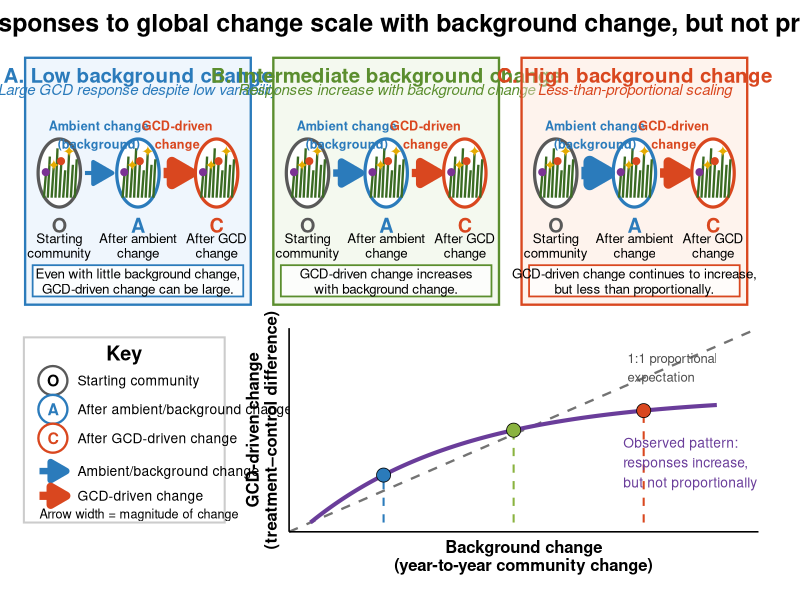
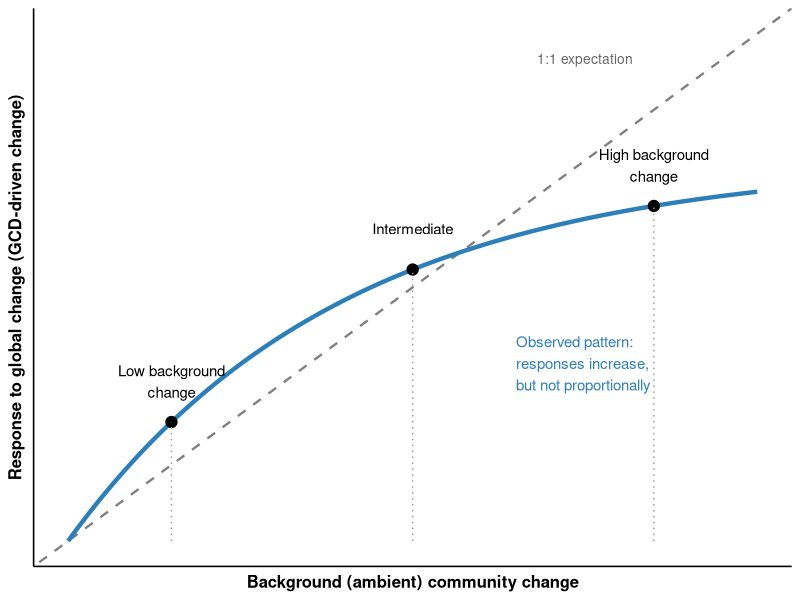
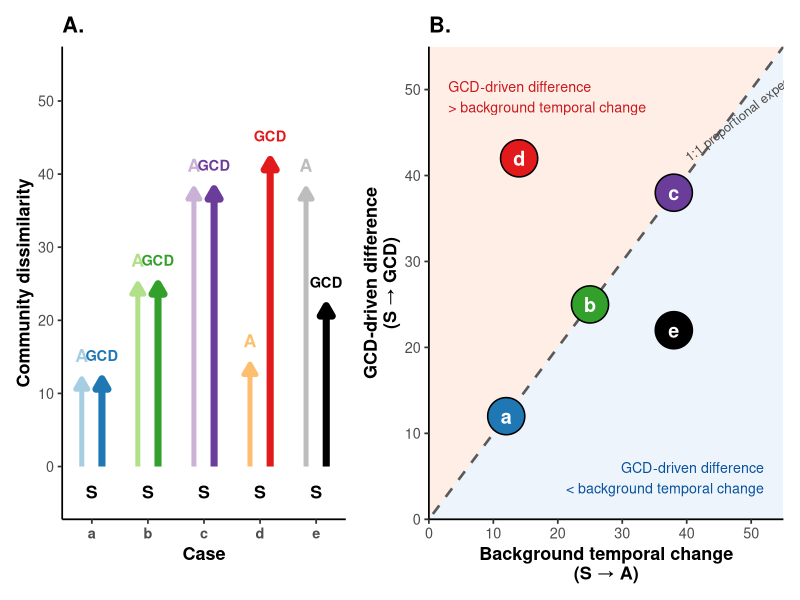
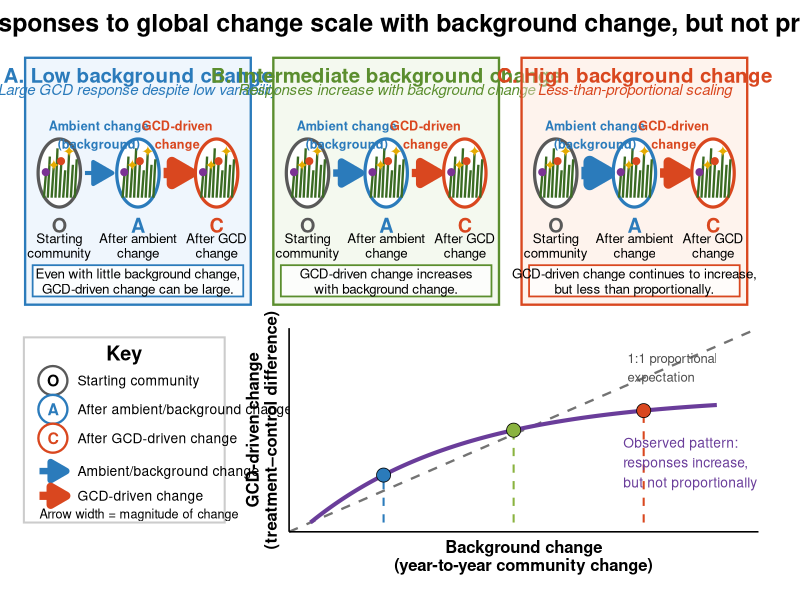
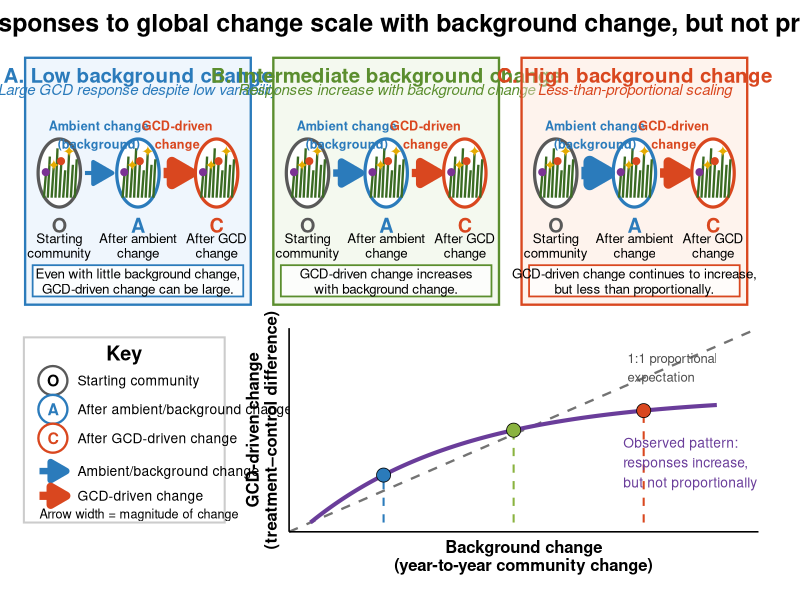
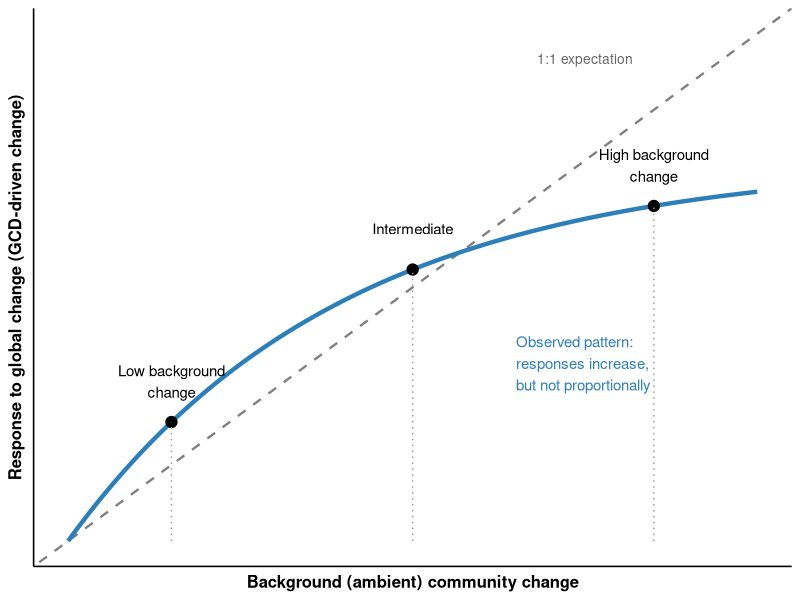
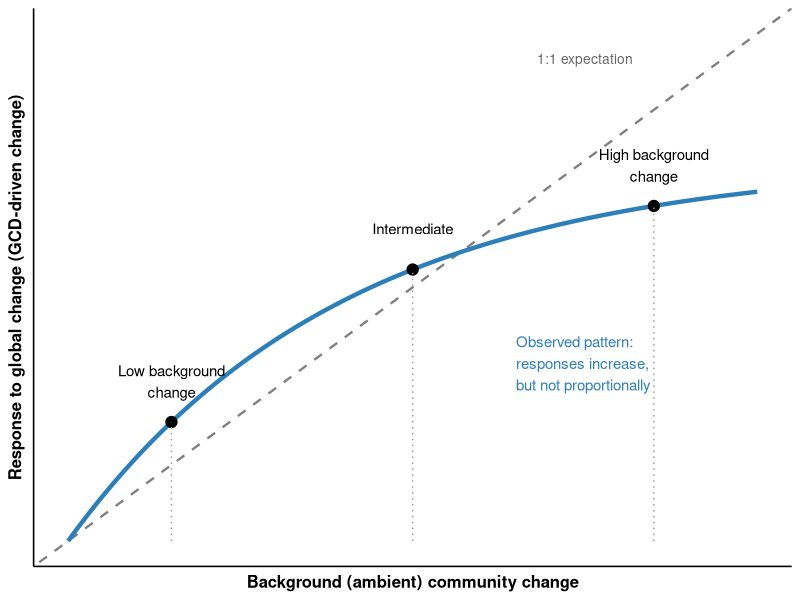
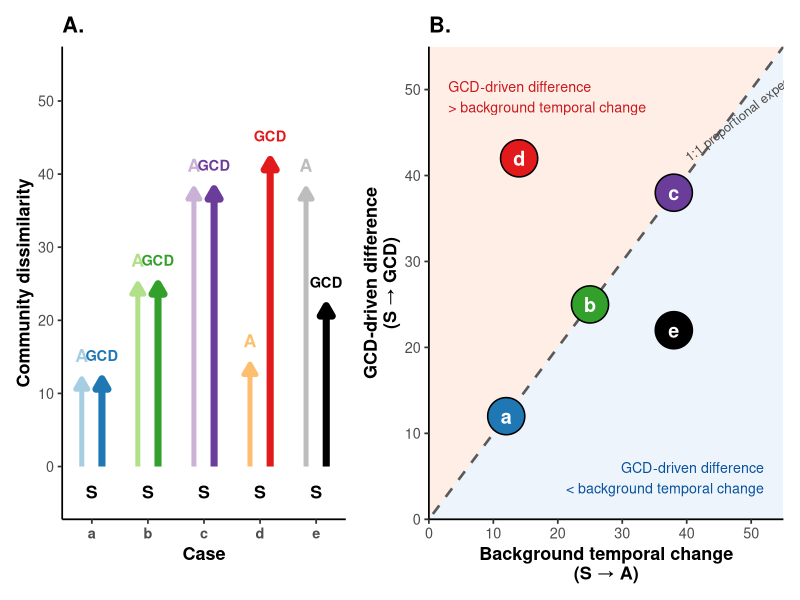

The R script that drew these images, in order:
# ============================================================
# Conceptual figure: ambient change vs. GCD-driven change
# ============================================================

# Install if needed
# install.packages(c("ggplot2", "patchwork", "grid", "ggforce", "dplyr"))
install.packages("scales")
install.packages("ggplot2")

# then restart R / RStudio completely
# Session > Restart R

library(ggplot2)
library(ggplot2)
library(patchwork)
library(grid)
library(ggforce)
library(dplyr)

# ----------------------------
# Colors
# ----------------------------
col_start <- "grey35"
col_ambient <- "#2B7BBB"
col_gcd <- "#D9471F"
col_low <- "#DCEBFA"
col_mid <- "#E7F2DC"
col_high <- "#FCE5D8"

# ----------------------------
# Helper function for community panel
# ----------------------------
make_panel <- function(title, subtitle, ambient_arrow_size, gcd_arrow_size,
                       fill_col, border_col, note, note_bold_col) {
  
  circles <- data.frame(
    x = c(1, 3.3, 5.6),
    y = c(2.4, 2.4, 2.4),
    lab = c("O", "A", "C"),
    sub = c("Starting\ncommunity", "After ambient\nchange", "After GCD\nchange"),
    border = c(col_start, col_ambient, col_gcd)
  )
  
  plants <- expand.grid(
    circle = 1:3,
    stem = 1:9
  ) %>%
    mutate(
      x_center = rep(c(1, 3.3, 5.6), each = 9),
      x = x_center + rep(seq(-0.45, 0.45, length.out = 9), 3),
      y0 = 1.95,
      y1 = y0 + rep(c(0.45, 0.75, 0.55, 0.9, 0.65, 0.5, 0.8, 0.6, 0.7), 3),
      flower = rep(c("●", "", "✦", "", "●", "", "✦", "", ""), 3),
      flower_col = rep(c("#7B3294", "#4D9221", "#E6AB02", "#4D9221",
                         "#D9471F", "#4D9221", "#E6AB02", "#4D9221", "#4D9221"), 3)
    )
  
  ggplot() +
    # panel background
    annotate("rect", xmin = 0, xmax = 6.6, ymin = 0, ymax = 4.5,
             fill = fill_col, color = border_col, linewidth = 0.8, alpha = 0.45) +
    
    # title
    annotate("text", x = 3.3, y = 4.18, label = title,
             fontface = "bold", size = 5.2, color = border_col) +
    annotate("text", x = 3.3, y = 3.92, label = subtitle,
             fontface = "italic", size = 3.8, color = border_col) +
    
    # circles
    geom_circle(
      data = circles,
      aes(x0 = x, y0 = y, r = 0.62, color = border),
      fill = "white",
      linewidth = 1.1,
      inherit.aes = FALSE
    ) +
    scale_color_identity() +
    
    # plant stems
    geom_segment(data = plants,
                 aes(x = x, xend = x + 0.06, y = y0, yend = y1),
                 color = "#3A6B22", linewidth = 0.8) +
    geom_text(data = plants %>% filter(flower != ""),
              aes(x = x + 0.06, y = y1 + 0.05, label = flower, color = flower_col),
              size = 4, show.legend = FALSE) +
  
    
    # arrows
    annotate("segment", x = 1.75, xend = 2.55, y = 2.4, yend = 2.4,
             arrow = arrow(length = unit(0.22, "inches"), type = "closed"),
             linewidth = ambient_arrow_size, color = col_ambient) +
    annotate("segment", x = 4.05, xend = 4.85, y = 2.4, yend = 2.4,
             arrow = arrow(length = unit(0.22, "inches"), type = "closed"),
             linewidth = gcd_arrow_size, color = col_gcd) +
    
    # arrow labels
    annotate("text", x = 2.15, y = 3.1, label = "Ambient change\n(background)",
             size = 3.2, color = col_ambient, fontface = "bold") +
    annotate("text", x = 4.45, y = 3.1, label = "GCD-driven\nchange",
             size = 3.2, color = col_gcd, fontface = "bold") +
    
    # O A C labels
    geom_text(data = circles, aes(x = x, y = 1.45, label = lab),
              fontface = "bold", size = 5, color = circles$border) +
    geom_text(data = circles, aes(x = x, y = 1.08, label = sub),
              size = 3.4, lineheight = 0.9) +
    
    # note box
    annotate("rect", xmin = 0.22, xmax = 6.38, ymin = 0.15, ymax = 0.72,
             fill = "white", color = border_col, alpha = 0.75, linewidth = 0.6) +
    annotate("text", x = 3.3, y = 0.43, label = note,
             size = 3.4, color = "black", lineheight = 0.95) +
    
    coord_cartesian(xlim = c(0, 6.6), ylim = c(0, 4.5), clip = "off") +
    theme_void()
}

# ----------------------------
# Three top panels
# ----------------------------
p1 <- make_panel(
  title = "A. Low background change",
  subtitle = "Large GCD response despite low variability",
  ambient_arrow_size = 1.4,
  gcd_arrow_size = 3.5,
  fill_col = col_low,
  border_col = col_ambient,
  note = "Even with little background change,\nGCD-driven change can be large.",
  note_bold_col = col_ambient
)

p2 <- make_panel(
  title = "B. Intermediate background change",
  subtitle = "Responses increase with background change",
  ambient_arrow_size = 2.5,
  gcd_arrow_size = 2.8,
  fill_col = col_mid,
  border_col = "#5B8E2E",
  note = "GCD-driven change increases\nwith background change.",
  note_bold_col = "#5B8E2E"
)

p3 <- make_panel(
  title = "C. High background change",
  subtitle = "Less-than-proportional scaling",
  ambient_arrow_size = 4.2,
  gcd_arrow_size = 3.2,
  fill_col = col_high,
  border_col = col_gcd,
  note = "GCD-driven change continues to increase,\nbut less than proportionally.",
  note_bold_col = col_gcd
)

# ----------------------------
# Legend
# ----------------------------
legend_plot <- ggplot() +
  annotate("rect", xmin = 0, xmax = 4.5, ymin = 0, ymax = 4.5,
           fill = "white", color = "grey80", linewidth = 0.7) +
  annotate("text", x = 2.25, y = 4.12, label = "Key",
           fontface = "bold", size = 5) +
  annotate("point", x = 0.65, y = 3.45, size = 9, shape = 21,
           fill = "white", color = col_start, stroke = 1.2) +
  annotate("text", x = 0.65, y = 3.45, label = "O", fontface = "bold", size = 4) +
  annotate("text", x = 1.2, y = 3.45, label = "Starting community",
           hjust = 0, size = 3.5) +
  annotate("point", x = 0.65, y = 2.75, size = 9, shape = 21,
           fill = "white", color = col_ambient, stroke = 1.2) +
  annotate("text", x = 0.65, y = 2.75, label = "A", fontface = "bold",
           color = col_ambient, size = 4) +
  annotate("text", x = 1.2, y = 2.75, label = "After ambient/background change",
           hjust = 0, size = 3.5) +
  annotate("point", x = 0.65, y = 2.05, size = 9, shape = 21,
           fill = "white", color = col_gcd, stroke = 1.2) +
  annotate("text", x = 0.65, y = 2.05, label = "C", fontface = "bold",
           color = col_gcd, size = 4) +
  annotate("text", x = 1.2, y = 2.05, label = "After GCD-driven change",
           hjust = 0, size = 3.5) +
  annotate("segment", x = 0.35, xend = 0.95, y = 1.25, yend = 1.25,
           arrow = arrow(length = unit(0.18, "inches"), type = "closed"),
           linewidth = 2.2, color = col_ambient) +
  annotate("text", x = 1.2, y = 1.25, label = "Ambient/background change",
           hjust = 0, size = 3.5) +
  annotate("segment", x = 0.35, xend = 0.95, y = 0.65, yend = 0.65,
           arrow = arrow(length = unit(0.18, "inches"), type = "closed"),
           linewidth = 2.8, color = col_gcd) +
  annotate("text", x = 1.2, y = 0.65, label = "GCD-driven change",
           hjust = 0, size = 3.5) +
  annotate("text", x = 0.35, y = 0.22,
           label = "Arrow width = magnitude of change",
           hjust = 0, size = 3.2) +
  coord_cartesian(xlim = c(0, 4.5), ylim = c(0, 4.5), clip = "off") +
  theme_void()

# ----------------------------
# Bottom relationship plot
# ----------------------------
curve_dat <- data.frame(
  x = seq(0, 1, length.out = 200)
) %>%
  mutate(y = 0.72 * (1 - exp(-2.6 * x)))

points_dat <- data.frame(
  x = c(0.18, 0.50, 0.82),
  y = 0.72 * (1 - exp(-2.6 * c(0.18, 0.50, 0.82))),
  group = c("Low", "Intermediate", "High"),
  col = c(col_ambient, "#8AB33F", col_gcd)
)

relationship_plot <- ggplot(curve_dat, aes(x, y)) +
  geom_abline(slope = 1, intercept = 0, linetype = "dashed",
              color = "grey45", linewidth = 0.8) +
  geom_line(color = "#6A3D9A", linewidth = 1.4) +
  geom_segment(data = points_dat,
               aes(x = x, xend = x, y = 0, yend = y, color = col),
               linetype = "dashed", linewidth = 0.7, show.legend = FALSE) +
  geom_point(data = points_dat,
             aes(x = x, y = y, fill = col),
             shape = 21, size = 4.5, color = "black", stroke = 0.4,
             show.legend = FALSE) +
  scale_color_identity() +
  scale_fill_identity() +
  annotate("text", x = 0.78, y = 0.88, label = "1:1 proportional\nexpectation",
           size = 3.3, color = "grey30", hjust = 0) +
  annotate("text", x = 0.77, y = 0.34,
           label = "Observed pattern:\nresponses increase,\nbut not proportionally",
           size = 3.5, color = "#6A3D9A", hjust = 0) +
  labs(
    x = "Background change\n(year-to-year community change)",
    y = "GCD-driven change\n(treatment–control difference)"
  ) +
  coord_cartesian(xlim = c(0, 1.05), ylim = c(0, 1.05), clip = "off") +
  theme_classic(base_size = 12) +
  theme(
    axis.text = element_blank(),
    axis.ticks = element_blank(),
    axis.title = element_text(face = "bold"),
    plot.margin = margin(8, 20, 8, 8)
  )

# ----------------------------
# Assemble final figure
# ----------------------------
top_row <- p1 + p2 + p3 + plot_layout(widths = c(1, 1, 1))

bottom_row <- legend_plot + relationship_plot + plot_layout(widths = c(0.8, 1.7))

final_fig <- top_row / bottom_row +
  plot_layout(heights = c(1.2, 0.9)) +
  plot_annotation(
    title = "Community responses to global change scale with background change, but not proportionally",
    theme = theme(
      plot.title = element_text(face = "bold", size = 18, hjust = 0.5),
      plot.margin = margin(10, 10, 10, 10)
    )
  )

# Show figure
final_fig

# ----------------------------
# Save figure
# ----------------------------
ggsave(
  filename = "conceptual_background_GCD_change_figure.png",
  plot = final_fig,
  width = 13,
  height = 8,
  dpi = 300
)

ggsave(
  filename = "conceptual_background_GCD_change_figure.pdf",
  plot = final_fig,
  width = 13,
  height = 8
)

###VERSION 2 Much Simpler####
# install.packages("ggplot2") if needed
library(ggplot2)

# ----------------------------
# Data for curve
# ----------------------------
curve_dat <- data.frame(
  x = seq(0, 1, length.out = 200)
)

# sublinear/saturating relationship
curve_dat$y <- 0.75 * (1 - exp(-2.5 * curve_dat$x))

# example points for labeling regions
points_dat <- data.frame(
  x = c(0.15, 0.5, 0.85),
  y = 0.75 * (1 - exp(-2.5 * c(0.15, 0.5, 0.85))),
  label = c("Low background\nchange",
            "Intermediate",
            "High background\nchange")
)

# ----------------------------
# Plot
# ----------------------------
p <- ggplot(curve_dat, aes(x, y)) +
  
  # 1:1 line
  geom_abline(
    slope = 1,
    intercept = 0,
    linetype = "dashed",
    color = "grey50",
    linewidth = 0.8
  ) +
  
  # observed curve
  geom_line(
    color = "#2C7FB8",
    linewidth = 1.5
  ) +
  
  # points
  geom_point(
    data = points_dat,
    aes(x = x, y = y),
    size = 3.5
  ) +
  
  # vertical dashed guides
  geom_segment(
    data = points_dat,
    aes(x = x, xend = x, y = 0, yend = y),
    linetype = "dotted",
    color = "grey60"
  ) +
  
  # labels for regions
  geom_text(
    data = points_dat,
    aes(x = x, y = y, label = label),
    nudge_y = 0.08,
    size = 3.8
  ) +
  
  # annotations
  annotate(
    "text",
    x = 0.75,
    y = 0.95,
    label = "1:1 expectation",
    color = "grey40",
    size = 3.5
  ) +
  
  annotate(
    "text",
    x = 0.65,
    y = 0.35,
    label = "Observed pattern:\nresponses increase,\nbut not proportionally",
    color = "#2C7FB8",
    size = 3.8,
    hjust = 0
  ) +
  
  # axes
  labs(
    x = "Background (ambient) community change",
    y = "Response to global change (GCD-driven change)"
  ) +
  
  # clean theme
  theme_classic(base_size = 12) +
  theme(
    axis.title = element_text(face = "bold"),
    axis.text = element_blank(),
    axis.ticks = element_blank()
  ) +
  
  coord_cartesian(
    xlim = c(0, 1),
    ylim = c(0, 1)
  )

# show plot
p

# save
ggsave("conceptual_figure_simple.png", p, width = 6, height = 5, dpi = 300)
ggsave("conceptual_figure_simple.pdf", p, width = 6, height = 5)


####Two panels, with one following original idea more
library(ggplot2)
library(patchwork)
library(dplyr)

# -----------------------------
# Scenario data
# -----------------------------
scenarios <- tibble::tibble(
  case = factor(c("a", "b", "c", "d", "e"),
                levels = c("a", "b", "c", "d", "e")),
  ambient_change = c(12, 25, 38, 14, 38),
  gcd_change     = c(12, 25, 38, 42, 22)
)

# -----------------------------
# Case-specific colors
# light = ambient arrow
# dark  = GCD arrow / point
# -----------------------------
scenario_cols <- tibble::tibble(
  case = factor(c("a", "b", "c", "d", "e"),
                levels = c("a", "b", "c", "d", "e")),
  ambient_col = c("#A6CEE3", "#B2DF8A", "#CAB2D6", "#FDBF6F", "#BDBDBD"),
  gcd_col     = c("#1F78B4", "#33A02C", "#6A3D9A", "#E31A1C", "#000000")
)

scenarios_a <- scenarios %>%
  left_join(scenario_cols, by = "case") %>%
  mutate(
    x = as.numeric(case),
    x_A = x - 0.18,
    x_GCD = x + 0.18,
    S = 0,
    A_height = ambient_change,
    GCD_height = gcd_change
  )

# -----------------------------
# Panel A
# -----------------------------
panel_a <- ggplot(scenarios_a) +
  
  # Ambient arrow: S -> A
  geom_segment(
    aes(x = x_A, xend = x_A, y = S, yend = A_height, color = ambient_col),
    linewidth = 1.7,
    arrow = arrow(length = unit(0.12, "inches"), type = "closed")
  ) +
  
  # GCD arrow: S -> GCD
  geom_segment(
    aes(x = x_GCD, xend = x_GCD, y = S, yend = GCD_height, color = gcd_col),
    linewidth = 2.4,
    arrow = arrow(length = unit(0.12, "inches"), type = "closed")
  ) +
  
  # S labels
  geom_text(
    aes(x = x, y = S, label = "S"),
    nudge_y = -3.5,
    size = 4.5,
    fontface = "bold",
    color = "black"
  ) +
  
  # A labels
  geom_text(
    aes(x = x_A, y = A_height, label = "A", color = ambient_col),
    nudge_y = 3.2,
    size = 4.5,
    fontface = "bold"
  ) +
  
  # GCD labels
  geom_text(
    aes(x = x_GCD, y = GCD_height, label = "GCD", color = gcd_col),
    nudge_y = 3.2,
    size = 3.7,
    fontface = "bold"
  ) +
  
  scale_x_continuous(
    breaks = 1:5,
    labels = levels(scenarios_a$case),
    expand = expansion(mult = c(0.08, 0.08))
  ) +
  
  scale_y_continuous(
    limits = c(-6, 55),
    breaks = seq(0, 50, 10),
    expand = expansion(mult = c(0.02, 0.04))
  ) +
  
  scale_color_identity() +
  
  labs(
    x = "Case",
    y = "Community dissimilarity",
    title = "A."
  ) +
  
  theme_classic(base_size = 13) +
  theme(
    plot.title = element_text(face = "bold"),
    axis.title = element_text(face = "bold"),
    axis.text.x = element_text(face = "bold"),
    panel.grid = element_blank(),
    legend.position = "none"
  )

# -----------------------------
# Panel B
# -----------------------------
panel_b <- ggplot(scenarios_a, aes(x = ambient_change, y = gcd_change)) +
  
  # Shaded region where GCD > ambient
  annotate(
    "polygon",
    x = c(0, 55, 0),
    y = c(0, 55, 55),
    fill = "#FEE0D2",
    alpha = 0.55
  ) +
  
  # Shaded region where GCD < ambient
  annotate(
    "polygon",
    x = c(0, 55, 55),
    y = c(0, 0, 55),
    fill = "#DEEBF7",
    alpha = 0.55
  ) +
  
  # 1:1 line
  geom_abline(
    slope = 1,
    intercept = 0,
    linetype = "dashed",
    color = "grey35",
    linewidth = 0.9
  ) +
  
  # Scenario points
  geom_point(
    aes(fill = gcd_col),
    shape = 21,
    size = 12,
    color = "black",
    stroke = 0.8
  ) +
  
  # Case labels
  geom_text(
    aes(label = case),
    color = "white",    # contrast inside dark circles
    fontface = "bold",
    size = 5
  ) +
  
  # Region labels moved to corners
  annotate(
    "text",
    x = 3,
    y = 51,
    label = "GCD-driven difference\n> background temporal change",
    color = "#CB181D",
    size = 3.6,
    hjust = 0,
    vjust = 1
  ) +
  
  annotate(
    "text",
    x = 52,
    y = 3,
    label = "GCD-driven difference\n< background temporal change",
    color = "#08519C",
    size = 3.6,
    hjust = 1,
    vjust = 0
  ) +
  
  annotate(
    "text",
    x = 40,
    y = 42,
    label = "1:1 proportional expectation",
    color = "grey30",
    size = 3.3,
    angle = 38,
    hjust = 0
  ) +
  
  scale_fill_identity() +
  
  coord_cartesian(
    xlim = c(0, 55),
    ylim = c(0, 55),
    expand = FALSE
  ) +
  
  labs(
    x = "Background temporal change\n(S → A)",
    y = "GCD-driven difference\n(S → GCD)",
    title = "B."
  ) +
  
  theme_classic(base_size = 13) +
  theme(
    plot.title = element_text(face = "bold"),
    axis.title = element_text(face = "bold"),
    legend.position = "none"
  )

# -----------------------------
# Combine panels
# -----------------------------
fig1 <- panel_a + panel_b +
  plot_layout(widths = c(1, 1.25))
  

fig1

ggsave("conceptual_framework_two_panel.png", fig1, width = 11, height = 5.5, dpi = 300)
ggsave("conceptual_framework_two_panel.pdf", fig1, width = 11, height = 5.5)
